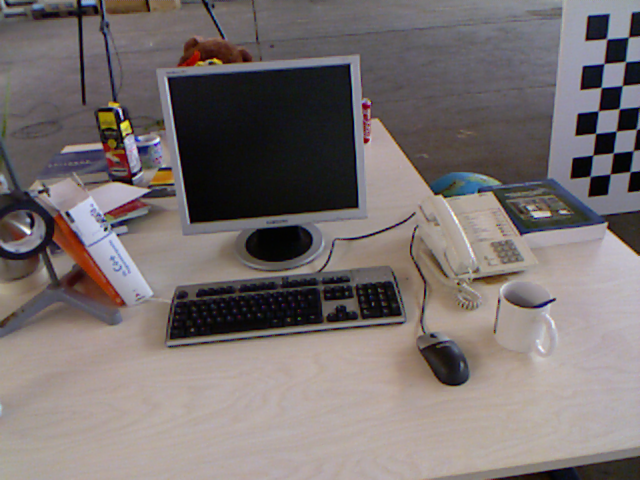
#> input picture rgb1.png, 640 x 480 px; the run also reads 1 picture not shown here
$ python code.py
#> lines starting #> are read from the running program, lines starting #| are printed output that depends on the picture; after the words box and inside, x2 and y2 are one past the last pixel; in counts of white or black regions, pixels touching at a corner belong together
#!/usr/bin/env python
# coding: utf-8

# In[19]:


import numpy as np
import cv2
from plyfile import PlyData, PlyElement


# In[25]:


def image_derivatives(image):
    kernel = np.array([-1, 0, 1])
    Ix = cv2.filter2D(image, -1, kernel)
    Iy = cv2.filter2D(image, -1, kernel.T)
    return Ix, Iy


def gaussian_smoothing(derivatives):
    kernel = cv2.getGaussianKernel(5, -1)
    Ix_smoothed = cv2.sepFilter2D(derivatives[0], -1, kernel, kernel.T)
    Iy_smoothed = cv2.sepFilter2D(derivatives[1], -1, kernel, kernel.T)
    return Ix_smoothed, Iy_smoothed


def harris_response(Ix_smoothed, Iy_smoothed):
    Ixx = Ix_smoothed**2
    Iyy = Iy_smoothed**2
    Ixy = Ix_smoothed * Iy_smoothed

    det_M = Ixx * Iyy - Ixy**2
    trace_M = Ixx + Iyy
    k = 0.04

    return det_M - k * trace_M**2

def non_maximum_suppression(harris_response):
    response_filtered = cv2.dilate(harris_response, np.ones((3, 3)))
    maxima = (harris_response == response_filtered)
    return maxima


def strongest_corners(harris_response, maxima, num_corners=100):
    harris_max = harris_response * maxima
    idx = np.argsort(harris_max.ravel())[::-1][:num_corners]
    return np.column_stack(np.unravel_index(idx, harris_response.shape))


# [28 lines of commented-out code are left out]

# [13 lines left out: function corners_to_3D_points, not called in this run]


def rank_transform(image, window_size=5):
    half_window = window_size // 2
    img_padded = cv2.copyMakeBorder(image, half_window, half_window, half_window, half_window, cv2.BORDER_REFLECT)
    ranks = np.zeros_like(image, dtype=np.uint8)

    for y in range(image.shape[0]):
        for x in range(image.shape[1]):
            window = img_padded[y:y + window_size, x:x + window_size]
            ranks[y, x] = np.sum(window < window[half_window, half_window])

    return ranks

def compute_distances(corners1, corners2, rank1, rank2, window_size=11):
    half_window = window_size // 2
    num_corners1, num_corners2 = corners1.shape[0], corners2.shape[0]
    distances = np.zeros((num_corners2, num_corners1), dtype=np.float32)
    rank1_padded = cv2.copyMakeBorder(rank1, half_window, half_window, half_window, half_window, cv2.BORDER_REFLECT)
    rank2_padded = cv2.copyMakeBorder(rank2, half_window, half_window, half_window, half_window, cv2.BORDER_REFLECT)

    for i, (y2, x2) in enumerate(corners2):
        for j, (y1, x1) in enumerate(corners1):
            window1 = rank1_padded[y1:y1 + window_size, x1:x1 + window_size]
            window2 = rank2_padded[y2:y2 + window_size, x2:x2 + window_size]
            distances[i, j] = np.sum(np.abs(window1 - window2))

    return distances

def find_best_matches(distances, threshold=0.7):
    matches = []
    for i in range(distances.shape[1]):
        min_idx = np.argmin(distances[:, i])
        min_val = distances[min_idx, i]
        distances[min_idx, i] = np.inf
        second_min_val = distances[:, i].min()

        if min_val < threshold * second_min_val:
            matches.append((min_idx, i))

    return matches


# In[26]:


# Pose Estimation:

# [49 lines left out: functions estimate_pose, transform_points, get_colored_3d_points, not called in this run]

# Load the images
image1 = cv2.imread("rgb1.png")
#> image1 is the input picture: shape (480, 640, 3); mean B, G, R 112.1, 112.7, 120.9
image2 = cv2.imread("rgb2.png")
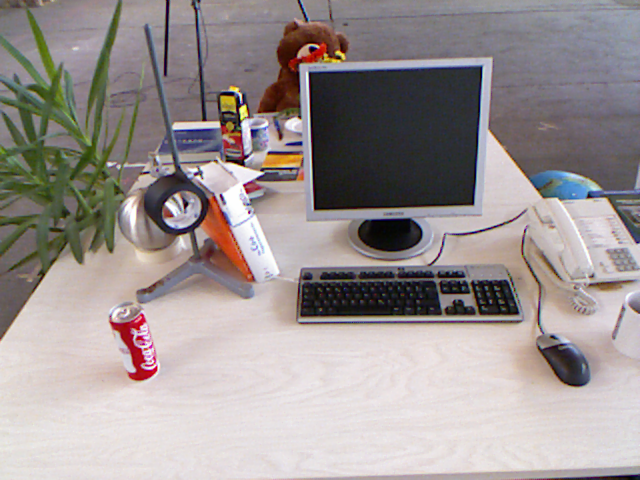
#> input picture rgb2.png, 640 x 480 px
#> image2 is the input picture: shape (480, 640, 3); mean B, G, R 147.3, 147.9, 156.1
image3 = cv2.imread("rgb3.png")
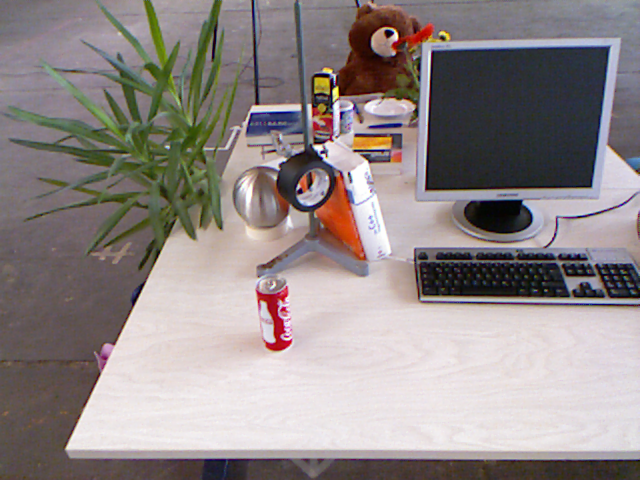
#> input picture rgb3.png, 640 x 480 px
#> image3 is the input picture: shape (480, 640, 3); mean B, G, R 136.4, 136.9, 145.7

depth1 = cv2.imread("depth1.png", cv2.IMREAD_ANYDEPTH)
depth2 = cv2.imread("depth2.png", cv2.IMREAD_ANYDEPTH)
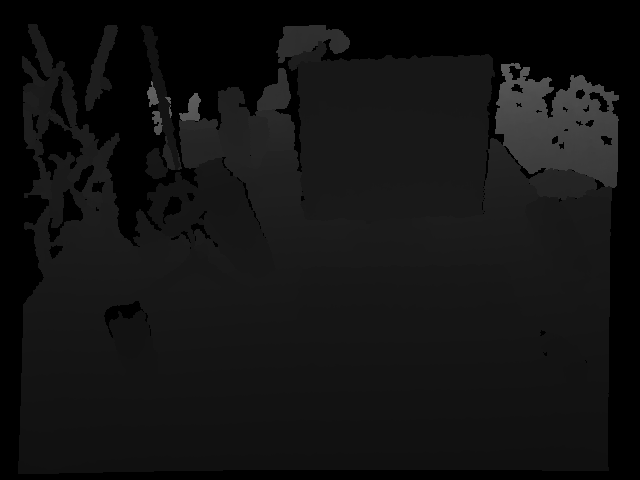
#> input picture depth2.png, 640 x 480 px
#> depth2 is the input picture: shape (480, 640) uint16; min 0, max 26028, mean 4669.7
depth3 = cv2.imread("depth3.png", cv2.IMREAD_ANYDEPTH)
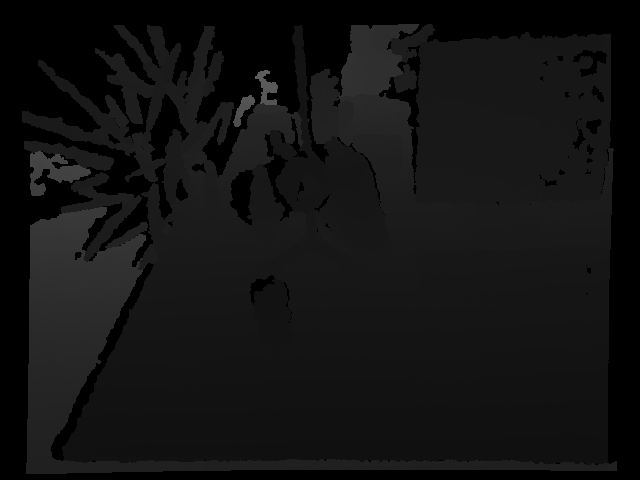
#> input picture depth3.png, 640 x 480 px
#> depth3 is the input picture: shape (480, 640) uint16; min 0, max 24979, mean 4775.1

if image1 is None or image2 is None or image3 is None:
    print("Error loading images.")
else:
    # Find corners and rank transforms for images 1, 2, and 3
    gray1 = cv2.cvtColor(image1, cv2.COLOR_BGR2GRAY)
    gray2 = cv2.cvtColor(image2, cv2.COLOR_BGR2GRAY)
    gray3 = cv2.cvtColor(image3, cv2.COLOR_BGR2GRAY)

    hr1 = harris_response(*gaussian_smoothing(image_derivatives(gray1)))
#> in gaussian_smoothing, `kernel = cv2.getGaussianKernel(5, -1)`: kernel = [0.0625, 0.25, 0.375, 0.25, 0.0625]
#> in harris_response, `det_M = Ixx * Iyy - Ixy**2`: det_M: shape (480, 640); every value is 0
    hr2 = harris_response(*gaussian_smoothing(image_derivatives(gray2)))
    hr3 = harris_response(*gaussian_smoothing(image_derivatives(gray3)))

    corners1 = strongest_corners(hr1, non_maximum_suppression(hr1))
#> in non_maximum_suppression, `maxima = (harris_response == response_filtered)`:
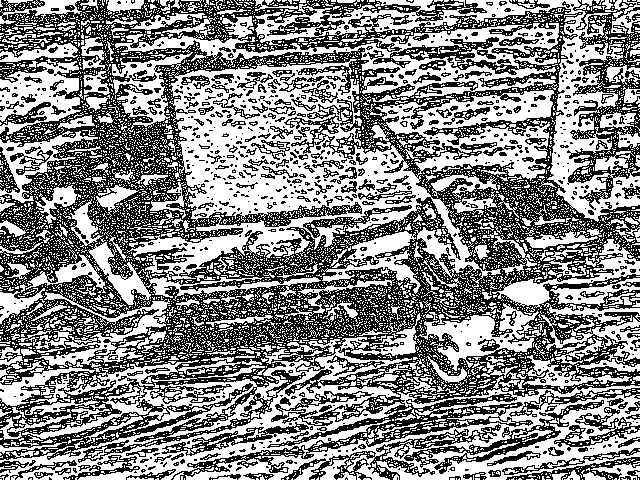
#> maxima: shape (480, 640) bool; 53.2% white; black in thin lines or dots
#> in strongest_corners, `idx = np.argsort(harris_max.ravel())[::-1][:num_corners]`: idx = 100 values, max 307167 at index 55, min 32 at index 7, mean 208862
#> corners1 = 100 pairs, first value 0 to 479, second value 32 to 607
    corners2 = strongest_corners(hr2, non_maximum_suppression(hr2))
#> in non_maximum_suppression (call 2), `maxima = (harris_response == response_filtered)`: maxima: shape (480, 640) bool; 45.6% white; 11808 white regions (11036 under 20 px), largest, box (x1, y1, x2, y2) and area: (308, 83, 478, 221) 8481, (121, 441, 640, 480) 4885, (345, 13, 640, 60) 3505
#> corners2 = 100 pairs, first value 0 to 479, second value 35 to 607
    corners3 = strongest_corners(hr3, non_maximum_suppression(hr3))
#> in non_maximum_suppression (call 3), `maxima = (harris_response == response_filtered)`: maxima: shape (480, 640) bool; 45.3% white; 11712 white regions (10911 under 20 px), largest, box (x1, y1, x2, y2) and area: (0, 203, 151, 363) 7798, (417, 53, 603, 192) 7490, (66, 419, 640, 480) 6441
#> corners3 = 100 pairs, first value 0 to 479, second value 37 to 607

    rank1 = rank_transform(gray1)
    rank2 = rank_transform(gray2)
    rank3 = rank_transform(gray3)

    # Compute the distances between corners of images 1 and 2, and find best matches
    distances12 = compute_distances(corners1, corners2, rank1, rank2)
#> the loop in compute_distances, `for i, (y2, x2) in enumerate(corners2):` made 100 passes
#> (y2, x2) on passes 1 to 12: (0, 38), (0, 37), (0, 36), (0, 35), (0, 47), (0, 46), (0, 45), (0, 44), (0, 43), (0, 42), (0, 41), (0, 40)
    matches12 = find_best_matches(distances12)
#> the loop in find_best_matches, `for i in range(distances.shape[1]):` made 100 passes
#> (min_idx, min_val, second_min_val) on passes 1 to 12: (24, 10554, 11521), (23, 11005, 11530), (24, 11030, 11997), (23, 10970, 11495), (24, 10984, 12736), (25, 11435, 12742), (26, 12895, 13161), (22, 12907, 12924), (24, 9359, 10356), (25, 9828, 10798), (27, 10762, 10793), (27, 11544, 11629)
#> after the loop in find_best_matches, `for i in range(distances.shape[1]):`:
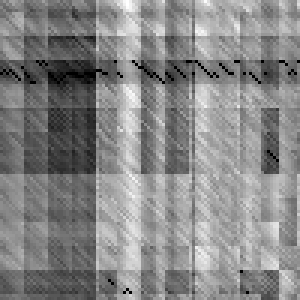
#> distances: shape (100, 100) float32 (shown 3 times larger); 1% of the values are NaN or infinite; the others: min 8095, max 24230, mean 16724; drawn with min black, max white, NaN and infinite black
#> after the loop in find_best_matches, `for i in range(distances.shape[1]):`: matches = []
#> matches12 = []

    # Similarly, compute the distances between corners of images 2 and 3, and find best matches
    distances23 = compute_distances(corners2, corners3, rank2, rank3)
#> the loop in compute_distances (call 2), `for i, (y2, x2) in enumerate(corners2):` made 100 passes
#> (y2, x2) on passes 1 to 12: (0, 39), (0, 37), (0, 47), (0, 46), (0, 45), (0, 44), (0, 43), (0, 42), (0, 53), (0, 52), (0, 51), (0, 50)
    matches23 = find_best_matches(distances23)
#> call 2 of find_best_matches, with threshold = 0.7
#> the loop in find_best_matches (call 2), `for i in range(distances.shape[1]):` made 100 passes
#> (min_idx, min_val, second_min_val) on passes 1 to 12: (65, 6004, 6035), (62, 5761, 5996), (62, 5452, 6475), (63, 6152, 7173), (62, 6153, 6677), (63, 5927, 7271), (64, 6262, 6780), (12, 6041, 6784), (13, 4525, 6267), (2, 4501, 6063), (3, 4721, 5760), (58, 5253, 5267)
#> after the loop in find_best_matches (call 2), `for i in range(distances.shape[1]):`:
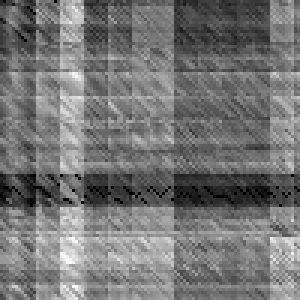
#> distances: shape (100, 100) float32 (shown 3 times larger); 1% of the values are NaN or infinite; the others: min 5267, max 19257, mean 11761.1; drawn with min black, max white, NaN and infinite black
#> matches23 = []

#> (the run stopped early here; a loop or call above may not have finished)
